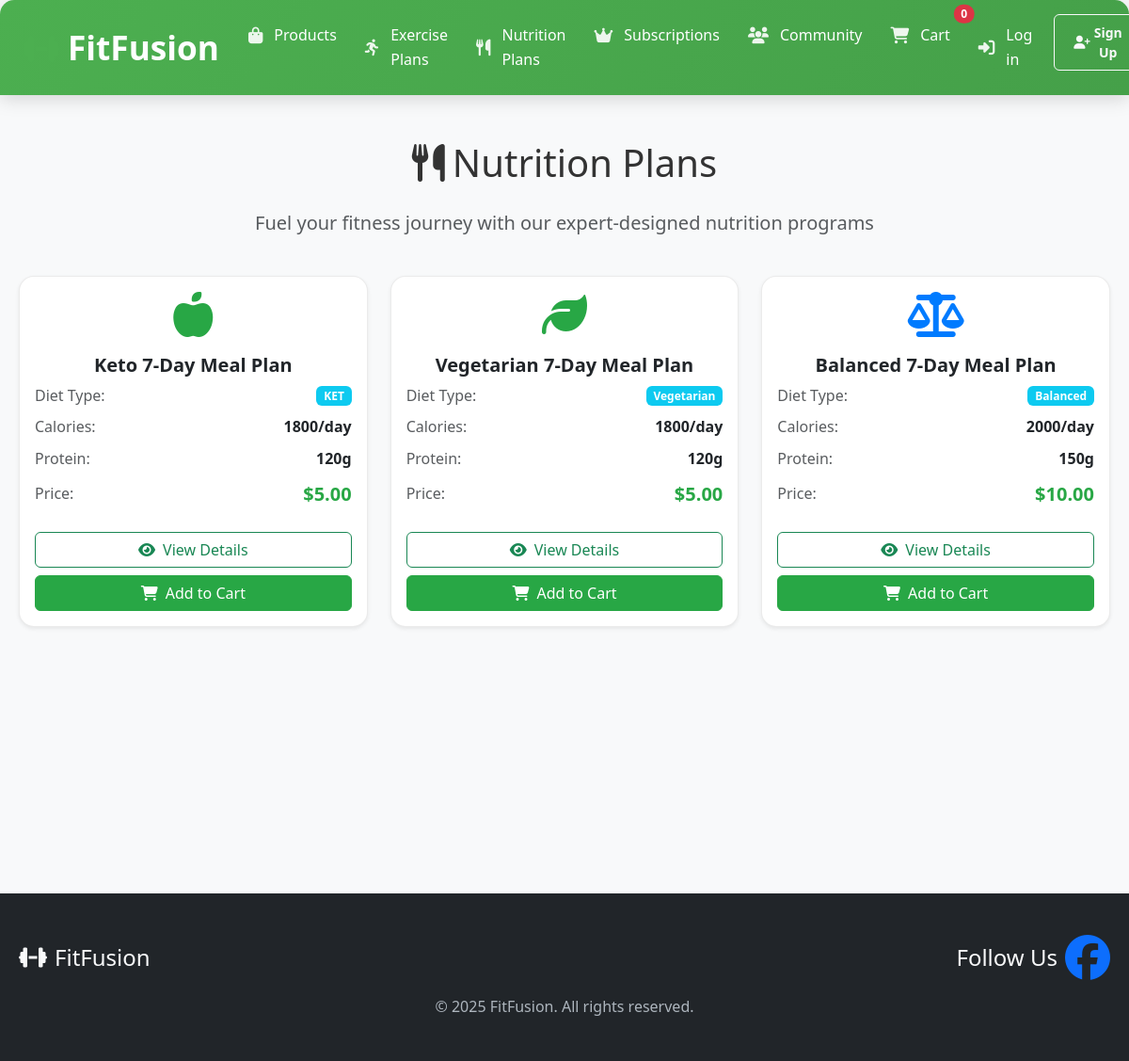
The app's page /products/nutrition-plans/ with its own data.
### inventory/models.py (models this page shows, shortened)
class NutritionPlan(models.Model):
    DIET_TYPE_CHOICES = [
        ('VEG', 'Vegetarian'),
        ('VEGAN', 'Vegan'),
        ('PALEO', 'Paleo'),
        ('KETO', 'Ketogenic'),
        ('BAL', 'Balanced'),
    ]
    name = models.CharField(max_length=200)
    slug = models.SlugField(unique=True)
    description = models.TextField()
    diet_type = models.CharField(max_length=5, choices=DIET_TYPE_CHOICES)
    calories_per_day = models.PositiveIntegerField(help_text="Target calories per day")
    protein_grams = models.PositiveIntegerField(help_text="Target protein in grams")
    carbs_grams = models.PositiveIntegerField(help_text="Target carbs in grams")
    fat_grams = models.PositiveIntegerField(help_text="Target fat in grams")
    duration_days = models.PositiveIntegerField(default=7, help_text="Duration of the plan in days")
    created_at = models.DateTimeField(auto_now_add=True)
    updated_at = models.DateTimeField(auto_now=True)
    nutritionist = models.ForeignKey(User, on_delete=models.SET_NULL, null=True)
    price = models.DecimalField(max_digits=10, decimal_places=2, default=29.99)
    sale_price = models.DecimalField(max_digits=10, decimal_places=2, null=True, blank=True)
    is_active = models.BooleanField(default=True)
    class Meta:
        ordering = ['-created_at']
    @property
    def current_price(self):
        return self.sale_price if self.sale_price else self.price

### inventory/views.py (the view)
# urls.py: path('nutrition-plans/', views.nutrition_plan_list, name='nutrition_plan_list'),
def nutrition_plan_list(request):
    plans = NutritionPlan.objects.filter(is_active=True)
    diet_type = request.GET.get('diet_type')
    if diet_type:
        plans = plans.filter(diet_type=diet_type)
    max_calories = request.GET.get('max_calories')
    if max_calories:
        plans = plans.filter(calories_per_day__lte=int(max_calories))
    return render(request, 'inventory/nutrition_plans.html', {
        'plans': plans
    })

### inventory/context_processors.py (called while the page is built)
def cart_count(request):
    cart = request.session.get('cart', {})
    total_items = sum(cart.values())
    return {'cart_count': total_items}

### inventory/templatetags/inventory_tags.py (called while the page is built)
@register.simple_tag
def get_nutrition_icon(diet_type):
    icon_map = {
        'VEG': 'fas fa-leaf',  # Leaf for vegetarian
        'VEGAN': 'fas fa-seedling',  # Seedling for vegan
        'PALEO': 'fas fa-drumstick-bite',  # Drumstick for paleo
        'KETO': 'fas fa-fire',  # Fire for ketogenic (burning fat)
        'BAL': 'fas fa-balance-scale',  # Balance scale for balanced diet
    }
    return icon_map.get(diet_type, 'fas fa-apple-alt')  # Default to apple if not found

@register.simple_tag
def get_nutrition_color(diet_type):
    color_map = {
        'VEG': '#28a745',  # Green for vegetarian
        'VEGAN': '#20c997',  # Teal for vegan
        'PALEO': '#fd7e14',  # Orange for paleo
        'KETO': '#dc3545',  # Red for ketogenic
        'BAL': '#007bff',  # Blue for balanced
    }
    return color_map.get(diet_type, '#28a745')  # Default to green if not found

### inventory/templates/inventory/nutrition_plans.html (shortened to what this page needs)
{% extends 'base.html' %}
{% load static %}
{% load inventory_tags %}
{% block content %}
<div class="container py-5">
    <div class="row mb-4">
        <div class="col-12">
            <h1 class="text-center mb-4">
                <i class="fas fa-utensils me-2"></i>Nutrition Plans
            </h1>
            <p class="text-center text-muted lead">Fuel your fitness journey with our expert-designed nutrition programs</p>
        </div>
    </div>
    <div class="row g-4">
        {% for plan in plans %}
        <div class="col-lg-4 col-md-6">
            <div class="card h-100 shadow-sm nutrition-plan-card">
                <div class="card-body d-flex flex-column">
                    <div class="text-center mb-3">
                        <i class="{% get_nutrition_icon plan.diet_type %} fa-3x" style="color: {% get_nutrition_color plan.diet_type %};"></i>
                    </div>
                    <h5 class="card-title text-center fw-bold">{{ plan.name }}</h5>
                    <div class="plan-details mb-3">
                        <div class="d-flex justify-content-between align-items-center mb-2">
                            <span class="text-muted">Diet Type:</span>
                            <span class="badge bg-info">{{ plan.get_diet_type_display }}</span>
                        </div>
                        <div class="d-flex justify-content-between align-items-center mb-2">
                            <span class="text-muted">Calories:</span>
                            <span class="fw-bold">{{ plan.calories_per_day }}/day</span>
                        </div>
                        <div class="d-flex justify-content-between align-items-center mb-2">
                            <span class="text-muted">Protein:</span>
                            <span class="fw-bold">{{ plan.protein_grams }}g</span>
                        </div>
                        <div class="d-flex justify-content-between align-items-center mb-2">
                            <span class="text-muted">Price:</span>
                            <span class="fw-bold fs-5" style="color: #28a745;">${{ plan.current_price }}</span>
                        </div>
                    </div>
                    <div class="mt-auto">
                        <div class="d-grid gap-2">
                            <a href="{% url 'inventory:nutrition_plan_detail' plan.id %}" class="btn btn-outline-success">
                                <i class="fas fa-eye me-2"></i>View Details
                            </a>
                            <form method="post" action="{% url 'inventory:add_to_cart' 'nutrition_plan' plan.id %}" class="d-inline">
                                <button type="submit" class="btn w-100" style="background-color: #28a745; border-color: #28a745; color: white;">
                                    <i class="fas fa-shopping-cart me-2"></i>Add to Cart
                                </button>
                            </form>
                        </div>
                    </div>
                </div>
            </div>
        </div>
        {% empty %}
        <div class="col-12 text-center py-5">
            <i class="fas fa-utensils fa-4x text-muted mb-3"></i>
            <h3 class="text-muted">No nutrition plans found</h3>
            <p class="text-muted">No plans match your current filters. Try adjusting your criteria.</p>
        </div>
        {% endfor %}
    </div>
</div>
{% endblock %}

### static/inventory/styles.css (style rules this page uses)
:root { --primary-color: #4CAF50; --secondary-color: #2196F3; --danger-color: #ff4444; --text-color: #333; --light-gray: #f8f8f8; --border-color: #ddd; --shadow: 0 2px 4px rgba(0,0,0,0.1); --transition: all 0.3s ease; }
body { font-family: 'Segoe UI', Tahoma, Geneva, Verdana, sans-serif; line-height: 1.6; color: var(--text-color); background-color: #f8f9fa; margin: 0; padding: 0; }
.container { max-width: 1200px; margin: 0 auto; padding: 20px; }

### inventory/templates/inventory/nutrition_plans.html (style rules this page uses)
.nutrition-plan-card { transition: transform 0.2s ease-in-out, box-shadow 0.2s ease-in-out; border: 1px solid rgba(0,0,0,0.08); border-radius: 1rem; box-shadow: 0 4px 12px rgba(0,0,0,0.15); }

### records on screen
NutritionPlan: name "Keto 7-Day Meal Plan", diet_type "KET", calories_per_day "1800", protein_grams "120", current_price "5.00"
NutritionPlan: name "Vegetarian 7-Day Meal Plan", diet_type "Vegetarian", calories_per_day "1800", protein_grams "120", current_price "5.00"
NutritionPlan: name "Balanced 7-Day Meal Plan", diet_type "Balanced", calories_per_day "2000", protein_grams "150", current_price "10.00"

### other values on screen
{{ cart_count|default:0 }} "0"
